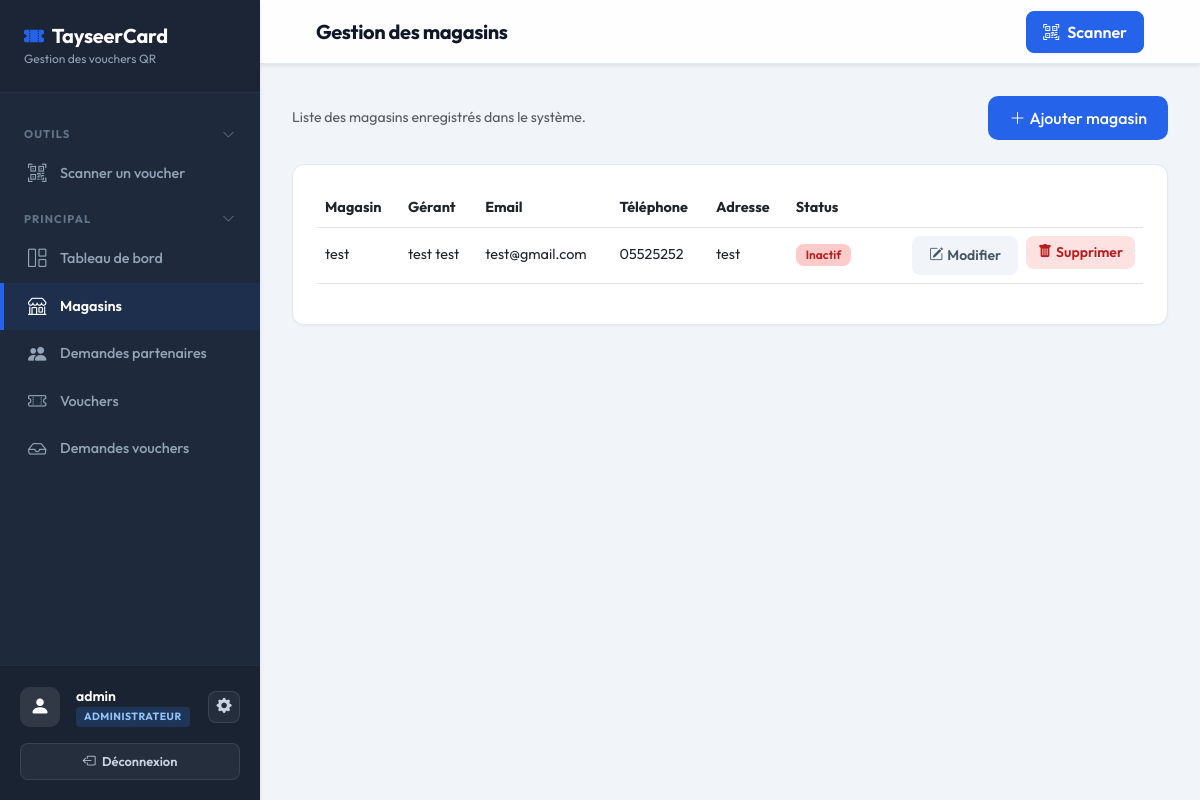
Screenshot of /stores/ (signed in) with the database file from the repository.
### apps/accounts/models.py (models this page shows, shortened)
class User(AbstractUser):
    class Role(models.TextChoices):
        ADMIN = 'ADMIN', 'Administrateur'
        MANAGER = 'MANAGER', 'Manager de magasin'
        CAISSIER = 'CAISSIER', 'Caissier'
    role = models.CharField(
        max_length=10,
        choices=Role.choices,
        default=Role.MANAGER,
    )
    def is_admin(self):
        return self.role == self.Role.ADMIN or self.is_superuser
    def is_manager(self):
        return self.role == self.Role.MANAGER
    def is_caissier(self):
        return self.role == self.Role.CAISSIER
    def get_store(self):
        if self.is_manager():
            return getattr(self, 'managed_store', None)
        elif self.is_caissier():
            caissier_store = getattr(self, 'caissier_store', None)
            if hasattr(caissier_store, 'first'):
                return caissier_store.first()
            return caissier_store
        return None

### apps/stores/models.py (models this page shows, shortened)
class Store(models.Model):
    manager = models.OneToOneField(
        settings.AUTH_USER_MODEL,
        on_delete=models.CASCADE,
        related_name='managed_store',
        limit_choices_to={'role': 'MANAGER'},
    )
    caissiers = models.ManyToManyField(
        settings.AUTH_USER_MODEL,
        related_name='caissier_store',
        blank=True,
        limit_choices_to={'role': 'CAISSIER'},
    )
    name = models.CharField(max_length=200)
    description = models.TextField(blank=True)
    logo = models.ImageField(upload_to='stores/logos/', blank=True, null=True)
    address = models.CharField(max_length=300, blank=True)
    phone = models.CharField(max_length=20, blank=True)
    is_active = models.BooleanField(default=True)
    created_at = models.DateTimeField(auto_now_add=True)

### apps/vouchers/views.py (the view)
    def wrapper(request, *args, **kwargs):
        if not request.user.is_authenticated or not request.user.is_admin():
            messages.error(request, "Accès réservé aux administrateurs.")
            return redirect('dashboard')
        return view_func(request, *args, **kwargs)

### apps/accounts/context_processors.py (called while the page is built)
def admin_notifications(request):
    pending_requests = 0
    if request.user.is_authenticated:
        is_admin = getattr(request.user, 'is_admin', False)
        if callable(is_admin):
            is_admin = is_admin()
        if is_admin:
            pending_requests = VoucherRequest.objects.filter(status=VoucherRequest.Status.PENDING).count()
    return {
        'pending_requests': pending_requests,
    }

### apps/stores/views.py (called while the page is built)
@login_required
@admin_required
def store_list(request):
    stores = Store.objects.order_by('name')
    return render(request, 'stores/list.html', {'stores': stores})

### apps/vouchers/views.py (called while the page is built)
def admin_required(view_func):
    def wrapper(request, *args, **kwargs):
        if not request.user.is_authenticated or not request.user.is_admin():
            messages.error(request, "Accès réservé aux administrateurs.")
            return redirect('dashboard')
        return view_func(request, *args, **kwargs)
    return wrapper

### templates/stores/list.html (shortened to what this page needs)
{% extends 'base.html' %}
{% block nav_stores %}active{% endblock %}
{% block page_title %}Gestion des magasins{% endblock %}
{% block content %}
<div class="d-flex justify-content-between align-items-center mb-4">
  <div>
    <p class="text-muted mb-0" style="font-size:0.88rem;">Liste des magasins enregistrés dans le système.</p>
  </div>
  <a href="{% url 'store_create' %}" class="btn" style="background:#2563eb; color:#fff; border-radius:10px; padding:9px 20px; font-weight:500;">
    <i class="bi bi-plus-lg me-1"></i>Ajouter magasin
  </a>
</div>
<div class="stat-card">
  {% if stores %}
  <div class="table-responsive">
    <table class="table table-hover align-middle" style="font-size:0.9rem;">
      <thead style="color:#64748b;">
        <tr>
          <th>Magasin</th>
          <th>Gérant</th>
          <th>Email</th>
          <th>Téléphone</th>
          <th>Adresse</th>
          <th>Status</th>
          <th></th>
        </tr>
      </thead>
      <tbody>
        {% for store in stores %}
        <tr>
          <td>
            <div class="fw-600">{{ store.name }}</div>
          </td>
          <td>{{ store.manager.get_full_name|default:store.manager.username }}</td>
          <td>{{ store.manager.email|default:'-' }}</td>
          <td>{{ store.phone|default:'-' }}</td>
          <td>{{ store.address|default:'-' }}</td>
          <td>
            {% if store.is_active %}
            <span class="badge" style="background:#dcfce7; color:#15803d; border-radius:8px; padding:5px 10px; font-size:0.75rem;">Actif</span>
            {% else %}
            <span class="badge" style="background:#fecaca; color:#b91c1c; border-radius:8px; padding:5px 10px; font-size:0.75rem;">Inactif</span>
            {% endif %}
          </td>
          <td class="text-end">
            <div class="d-flex justify-content-end gap-2">
              <a href="{% url 'admin:stores_store_change' store.pk %}" class="btn btn-sm" style="background:#f1f5f9; color:#475569; border-radius:8px; display:inline-flex; align-items:center;">
                <i class="bi bi-pencil-square me-1"></i>Modifier
              </a>
              <form method="post" action="{% url 'store_delete' store.pk %}" onsubmit="return confirm('Êtes-vous sûr de vouloir supprimer ce magasin ? Tous les vouchers associés seront également définitivement supprimés.');" class="d-inline m-0">
                <button type="submit" class="btn btn-sm" style="background:#fee2e2; color:#b91c1c; border-radius:8px; border:none; padding:6px 12px; font-weight:600; display:inline-flex; align-items:center;">
                  <i class="bi bi-trash-fill me-1"></i>Supprimer
                </button>
              </form>
            </div>
          </td>
        </tr>
        {% endfor %}
      </tbody>
    </table>
  </div>
  {% else %}
  <div class="text-center py-5 text-muted">
    <i class="bi bi-shop fs-1 d-block mb-3" style="opacity:0.3;"></i>
    Aucun magasin trouvé.
  </div>
  {% endif %}
</div>
{% endblock %}

### templates/base.html (shortened to what this page needs)
<!DOCTYPE html>
<html lang="fr">
<head>
  <link href="https://cdn.jsdelivr.net/npm/bootstrap@5.3.0/dist/css/bootstrap.min.css" rel="stylesheet" />
  <link href="https://cdn.jsdelivr.net/npm/bootstrap-icons@1.11.0/font/bootstrap-icons.css" rel="stylesheet" />
</head>
<body>
  {% if user.is_authenticated %}
  <aside class="sidebar" id="sidebar">
    <div class="sidebar-brand d-flex align-items-center justify-content-between">
      <div>
        <h5><i class="bi bi-ticket-perforated-fill me-2" style="color:var(--primary)"></i>TayseerCard</h5>
        <small>Gestion des vouchers QR</small>
      </div>
    </div>
    <nav class="sidebar-nav">
      <button class="nav-section-toggle" onclick="toggleNavSection(this)">
        <span>Outils</span>
        <i class="bi bi-chevron-down chevron"></i>
      </button>
      <div class="nav-section-body">
        <a href="{% url 'scan_page' %}" class="nav-link {% block nav_scan %}{% endblock %}">
          <i class="bi bi-qr-code-scan"></i> Scanner un voucher
        </a>
      </div>
      <button class="nav-section-toggle" onclick="toggleNavSection(this)">
        <span>Principal</span>
        <i class="bi bi-chevron-down chevron"></i>
      </button>
      <div class="nav-section-body">
        <a href="{% url 'dashboard' %}" class="nav-link {% block nav_dashboard %}{% endblock %}">
          <i class="bi bi-grid-1x2"></i> Tableau de bord
        </a>
        {% if user.is_admin %}
        <a href="{% url 'store_list' %}" class="nav-link {% block nav_stores %}{% endblock %}">
          <i class="bi bi-shop"></i> Magasins
        </a>
        <a href="{% url 'store_request_list' %}" class="nav-link {% block nav_store_requests %}{% endblock %}">
          <i class="bi bi-people-fill"></i> Demandes partenaires
        </a>
        {% endif %}
        {% if user.is_admin or user.is_manager or user.is_caissier %}
          <a href="{% if user.is_caissier %}/caissier/vouchers/{% elif user.is_manager %}/manager/vouchers/{% else %}{% url 'voucher_list' %}{% endif %}"
             class="nav-link {% block nav_vouchers %}{% endblock %}">
            <i class="bi bi-ticket-perforated"></i> Vouchers
          </a>
        {% endif %}
        {% if user.is_admin %}
        <a href="{% url 'admin_request_list' %}" class="nav-link {% block nav_admin_requests %}{% endblock %}">
          <i class="bi bi-inbox"></i> Demandes vouchers
        </a>
        {% endif %}
      </div>
    </nav>
    <div class="sidebar-footer">
      <div class="d-flex align-items-center justify-content-between mb-3">
        <div class="d-flex align-items-center gap-3 overflow-hidden">
          <div class="stat-icon m-0" style="background:rgba(255,255,255,0.1); width:40px; height:40px; flex-shrink:0;">
            <i class="bi bi-person-fill" style="color:#ffffff;"></i>
          </div>
          <div class="overflow-hidden">
            <div class="user-info text-truncate">{{ user.get_full_name|default:user.username }}</div>
            <div class="user-role text-truncate">
              <span class="role-pill role-{{ user.role|lower }}">{{ user.get_role_display }}</span>
            </div>
          </div>
        </div>
        {% if user.is_admin %}
        <a href="{% url 'admin_account_settings' %}" class="btn-settings {% block nav_settings %}{% endblock %}" title="Paramètres" style="flex-shrink:0;">
          <i class="bi bi-gear-fill"></i>
        </a>
        {% endif %}
      </div>
      <div class="d-flex gap-2 mt-1">
        <a href="{% url 'logout' %}" class="btn btn-sm flex-grow-1"
          style="background:rgba(255,255,255,0.05); color:#cbd5e1; border:1px solid rgba(255,255,255,0.1); font-size:0.8rem; border-radius:8px;">
          <i class="bi bi-box-arrow-left me-1"></i> Déconnexion
        </a>
      </div>
    </div>
  </aside>
  <div class="main-content">
    <div class="topbar shadow-sm">
      <div class="container-fluid d-flex align-items-center justify-content-between h-100 px-lg-4">
        <div class="d-flex align-items-center gap-3">
          <div class="d-flex align-items-center gap-2">
            <h4 class="mb-0">{% block page_title %}Tableau de bord{% endblock %}</h4>
          </div>
        </div>
        <div class="d-flex align-items-center gap-2">
          <a href="{% url 'scan_page' %}" class="btn btn-primary d-flex align-items-center gap-2 px-3">
            <i class="bi bi-qr-code-scan"></i>
            <span class="d-none d-sm-inline">Scanner</span>
          </a>
        </div>
      </div>
    </div>
    <div class="page-body">
      {% block content %}{% endblock %}
    </div>
  </div>
  {% else %}
  {% block auth_content %}{% endblock %}
  {% endif %}
</body>
</html>

### templates/base.html (style rules this page uses)
:root { --primary: #2563eb; --primary-dark: #1d4ed8; --success: #10b981; --danger: #ef4444; --warning: #f59e0b; --sidebar-bg: #1e293b; --sidebar-text: #94a3b8; --sidebar-active: #ffffff; --sidebar-hover: #334155; --body-bg: #f1f5f9; --card-bg: #ffffff; --card-border: #e2e8f0; --shadow-sm: 0 1px 2px 0 rgb(0 0 0 / 0.05); --shadow-md: 0 4px 6px -1px rgb(0 0 0 / 0.1), 0 2px 4px -2px rgb(0 0 0 / 0.1); }
* { font-family: 'Outfit', sans-serif; }
body { background-color: var(--body-bg); color: #1e293b; min-height: 100vh; margin: 0; overflow-x: hidden; }
.sidebar { position: fixed; top: 0; left: 0; width: 260px; height: 100vh; background: var(--sidebar-bg); padding: 0; z-index: 100; transition: transform 0.3s ease; display: flex; flex-direction: column; box-shadow: var(--shadow-md); }
.sidebar-brand { padding: 24px; background: rgba(0, 0, 0, 0.1); border-bottom: 1px solid rgba(255, 255, 255, 0.05); }
.sidebar-brand h5 { color: #ffffff; font-weight: 700; font-size: 1.25rem; margin: 0; letter-spacing: -0.01em; }
.sidebar-brand small { color: var(--sidebar-text); font-size: 0.75rem; display: block; margin-top: 2px; }
.sidebar-nav { padding: 20px 0; flex: 1; overflow-y: auto; }
.sidebar-nav .nav-link { color: var(--sidebar-text); padding: 10px 24px; display: flex; align-items: center; gap: 12px; font-size: 0.9rem; font-weight: 500; transition: all 0.2s ease; border-left: 4px solid transparent; }
.sidebar-nav .nav-link.active { color: #ffffff; background: rgba(37, 99, 235, 0.1); border-left-color: var(--primary); font-weight: 600; }
.sidebar-nav .nav-link i { font-size: 1.15rem; width: 20px; }
.sidebar-footer { padding: 20px; background: rgba(0, 0, 0, 0.15); border-top: 1px solid rgba(255, 255, 255, 0.05); }
.sidebar-footer .user-info { color: #ffffff; font-size: 0.875rem; font-weight: 600; }
.sidebar-footer .user-role { font-size: 0.75rem; color: var(--sidebar-text); }
.btn-settings { background: rgba(255, 255, 255, 0.05); color: #cbd5e1; border: 1px solid rgba(255, 255, 255, 0.1); font-size: 0.95rem; border-radius: 8px; display: flex; align-items: center; justify-content: center; width: 32px; height: 32px; transition: all 0.2s ease; text-decoration: none; }
.main-content { margin-left: 260px; min-height: 100vh; display: flex; flex-direction: column; transition: margin-left 0.3s ease; }
.topbar { background: rgba(255, 255, 255, 0.9); backdrop-filter: blur(10px); height: 64px; padding: 0 32px; border-bottom: 1px solid var(--card-border); display: flex; align-items: center; justify-content: space-between; position: sticky; top: 0; z-index: 50; }
.topbar h4 { margin: 0; font-weight: 700; color: #0f172a; font-size: 1.25rem; letter-spacing: -0.02em; }
.page-body { padding: 32px; flex: 1; }
.stat-card { background: var(--card-bg); border-radius: 12px; padding: 24px; border: 1px solid var(--card-border); box-shadow: var(--shadow-sm); transition: all 0.2s ease; height: 100%; }
.stat-icon { width: 44px; height: 44px; border-radius: 10px; display: flex; align-items: center; justify-content: center; font-size: 1.25rem; margin-bottom: 16px; }
.btn { border-radius: 8px; font-weight: 600; padding: 8px 16px; transition: all 0.2s ease; }
.btn-primary { background-color: var(--primary); border-color: var(--primary); box-shadow: 0 1px 2px 0 rgba(37, 99, 235, 0.05); }
.badge { font-weight: 600; padding: 6px 12px; border-radius: 6px; }
.role-pill { display: inline-block; padding: 2px 8px; border-radius: 4px; font-size: 0.65rem; font-weight: 700; text-transform: uppercase; letter-spacing: 0.05em; }
.role-admin { background: rgba(59, 130, 246, 0.2); color: #93c5fd; }
.nav-section-toggle { color: #64748b; font-size: 0.7rem; font-weight: 700; letter-spacing: 0.1em; text-transform: uppercase; padding: 12px 24px 6px; display: flex; align-items: center; justify-content: space-between; cursor: pointer; background: none; border: none; width: 100%; transition: color 0.2s; }
.nav-section-toggle .chevron { font-size: 0.8rem; transition: transform 0.25s ease; }
.nav-section-body { overflow: hidden; transition: max-height 0.3s ease; max-height: 500px; }

### rows the page displays
User: get_full_name "admin", role "ADMINISTRATEUR"
Store: name "test", manager.get_full_name "test test", manager.email "test@gmail.com", phone "05525252", address "test", is_active "Inactif"
